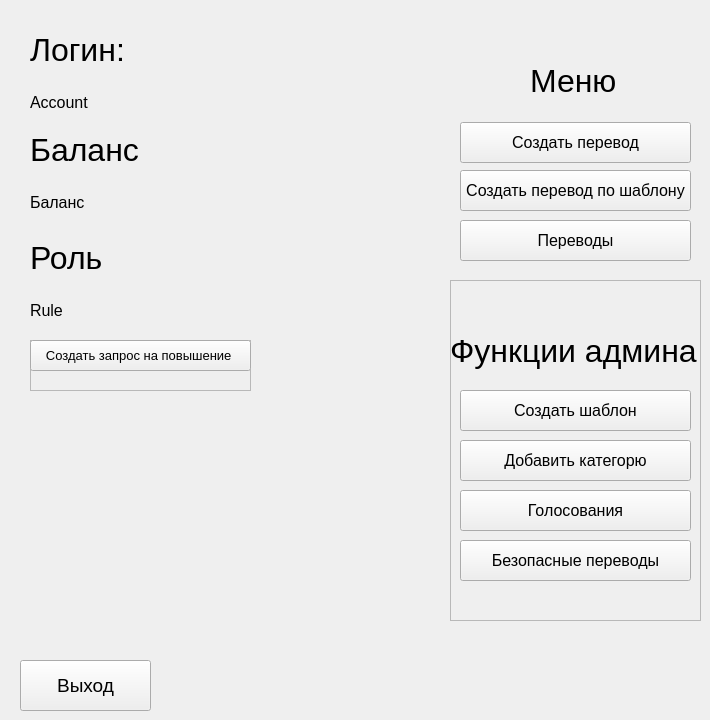
   <widget class="QWidget" name="mainPage">
    <widget class="QLabel" name="label_2">
     <property name="geometry">
      <rect>
       <x>30</x>
       <y>24</y>
       <width>231</width>
       <height>51</height>
      </rect>
     </property>
     <property name="font">
      <font>
       <pointsize>24</pointsize>
      </font>
     </property>
     <property name="text">
      <string>Логин:</string>
     </property>
    </widget>
    <widget class="QLabel" name="label_3">
     <property name="geometry">
      <rect>
       <x>530</x>
       <y>60</y>
       <width>91</width>
       <height>41</height>
      </rect>
     </property>
     <property name="font">
      <font>
       <pointsize>24</pointsize>
      </font>
     </property>
     <property name="text">
      <string>Меню</string>
     </property>
    </widget>
    <widget class="QPushButton" name="pushButton_3">
     <property name="geometry">
      <rect>
       <x>460</x>
       <y>122</y>
       <width>231</width>
       <height>41</height>
      </rect>
     </property>
     <property name="font">
      <font>
       <pointsize>12</pointsize>
      </font>
     </property>
     <property name="text">
      <string>Создать перевод</string>
     </property>
    </widget>
    <widget class="QLabel" name="label_8">
     <property name="geometry">
      <rect>
       <x>30</x>
       <y>92</y>
       <width>341</width>
       <height>21</height>
      </rect>
     </property>
     <property name="font">
      <font>
       <pointsize>12</pointsize>
      </font>
     </property>
     <property name="text">
      <string>Account</string>
     </property>
    </widget>
    <widget class="QLabel" name="label_9">
     <property name="geometry">
      <rect>
       <x>30</x>
       <y>192</y>
       <width>311</width>
       <height>21</height>
      </rect>
     </property>
     <property name="font">
      <font>
       <pointsize>12</pointsize>
      </font>
     </property>
     <property name="text">
      <string>Баланс</string>
     </property>
    </widget>
    <widget class="QLabel" name="label_4">
     <property name="geometry">
      <rect>
       <x>30</x>
       <y>124</y>
       <width>231</width>
       <height>51</height>
      </rect>
     </property>
     <property name="font">
      <font>
       <pointsize>24</pointsize>
      </font>
     </property>
     <property name="text">
      <string>Баланс</string>
     </property>
    </widget>
    <widget class="QLabel" name="label_10">
     <property name="geometry">
      <rect>
       <x>30</x>
       <y>300</y>
       <width>311</width>
       <height>21</height>
      </rect>
     </property>
     <property name="font">
      <font>
       <pointsize>12</pointsize>
      </font>
     </property>
     <property name="text">
      <string>Rule</string>
     </property>
    </widget>
    <widget class="QLabel" name="label_5">
     <property name="geometry">
      <rect>
       <x>30</x>
       <y>232</y>
       <width>231</width>
       <height>51</height>
      </rect>
     </property>
     <property name="font">
      <font>
       <pointsize>24</pointsize>
      </font>
     </property>
     <property name="text">
      <string>Роль</string>
     </property>
    </widget>
    <widget class="QPushButton" name="pushButton_4">
     <property name="geometry">
      <rect>
       <x>460</x>
       <y>170</y>
       <width>231</width>
       <height>41</height>
      </rect>
     </property>
     <property name="font">
      <font>
       <pointsize>12</pointsize>
      </font>
     </property>
     <property name="text">
      <string>Создать перевод по шаблону</string>
     </property>
    </widget>
    <widget class="QPushButton" name="pushButton_5">
     <property name="geometry">
      <rect>
       <x>460</x>
       <y>220</y>
       <width>231</width>
       <height>41</height>
      </rect>
     </property>
     <property name="font">
      <font>
       <pointsize>12</pointsize>
      </font>
     </property>
     <property name="text">
      <string>Переводы</string>
     </property>
    </widget>
    <widget class="QPushButton" name="pushButton_8">
     <property name="geometry">
      <rect>
       <x>20</x>
       <y>660</y>
       <width>131</width>
       <height>51</height>
      </rect>
     </property>
     <property name="font">
      <font>
       <pointsize>14</pointsize>
      </font>
     </property>
     <property name="text">
      <string>Выход</string>
     </property>
    </widget>
    <widget class="QFrame" name="frame">
     <property name="geometry">
      <rect>
       <x>30</x>
       <y>340</y>
       <width>221</width>
       <height>51</height>
      </rect>
     </property>
     <property name="frameShape">
      <enum>QFrame::StyledPanel</enum>
     </property>
     <property name="frameShadow">
      <enum>QFrame::Raised</enum>
     </property>
     <widget class="QPushButton" name="pushButton_16">
      <property name="geometry">
       <rect>
        <x>0</x>
        <y>0</y>
        <width>221</width>
        <height>31</height>
       </rect>
      </property>
      <property name="font">
       <font>
        <pointsize>10</pointsize>
       </font>
      </property>
      <property name="text">
       <string>Создать запрос на повышение </string>
      </property>
     </widget>
    </widget>
    <widget class="QFrame" name="frame_6">
     <property name="geometry">
      <rect>
       <x>450</x>
       <y>280</y>
       <width>251</width>
       <height>341</height>
      </rect>
     </property>
     <property name="frameShape">
      <enum>QFrame::StyledPanel</enum>
     </property>
     <property name="frameShadow">
      <enum>QFrame::Raised</enum>
     </property>
     <widget class="QPushButton" name="pushButton_7">
      <property name="geometry">
       <rect>
        <x>10</x>
        <y>210</y>
        <width>231</width>
        <height>41</height>
       </rect>
      </property>
      <property name="font">
       <font>
        <pointsize>12</pointsize>
       </font>
      </property>
      <property name="text">
       <string>Голосования</string>
      </property>
     </widget>
     <widget class="QPushButton" name="pushButton_6">
      <property name="geometry">
       <rect>
        <x>10</x>
        <y>110</y>
        <width>231</width>
        <height>41</height>
       </rect>
      </property>
      <property name="font">
       <font>
        <pointsize>12</pointsize>
       </font>
      </property>
      <property name="text">
       <string>Создать шаблон</string>
      </property>
     </widget>
     <widget class="QPushButton" name="pushButton_21">
      <property name="geometry">
       <rect>
        <x>10</x>
        <y>160</y>
        <width>231</width>
        <height>41</height>
       </rect>
      </property>
      <property name="font">
       <font>
        <pointsize>12</pointsize>
       </font>
      </property>
      <property name="text">
       <string>Добавить категорю</string>
      </property>
     </widget>
     <widget class="QLabel" name="label_6">
      <property name="geometry">
       <rect>
        <x>0</x>
        <y>50</y>
        <width>251</width>
        <height>41</height>
       </rect>
      </property>
      <property name="font">
       <font>
        <pointsize>24</pointsize>
       </font>
      </property>
      <property name="text">
       <string>Функции админа</string>
      </property>
     </widget>
     <widget class="QPushButton" name="pushButton_33">
      <property name="geometry">
       <rect>
        <x>10</x>
        <y>260</y>
        <width>231</width>
        <height>41</height>
       </rect>
      </property>
      <property name="font">
       <font>
        <pointsize>12</pointsize>
       </font>
      </property>
      <property name="text">
       <string>Безопасные переводы</string>
      </property>
     </widget>
    </widget>
   </widget>
